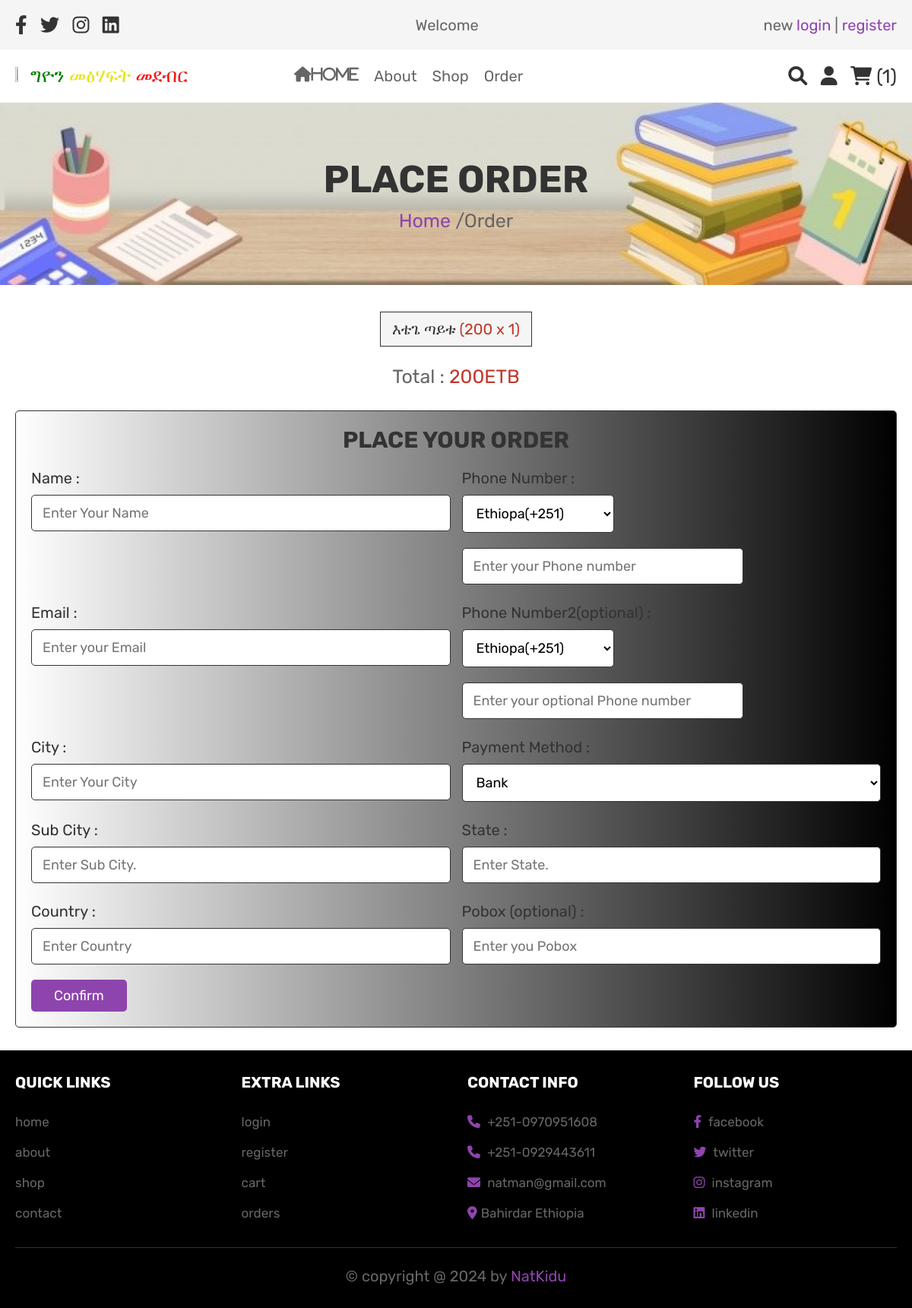
Screenshot of /checkout.php (signed in) with the database file from the repository.
### tables this page shows
CREATE TABLE `cart` (
  `id` int(100) NOT NULL,
  `user_id` int(100) NOT NULL,
  `name` varchar(100) NOT NULL,
  `price` int(100) NOT NULL,
  `quantity` int(100) NOT NULL,
  `image` varchar(100) NOT NULL
);

### checkout.php (the view, shortened to what this page needs)
<?php
include 'config.php';
$user_id = $_SESSION['user_id'];
?>
<!DOCTYPE html>
<html lang="en">
<head>
   <link rel="stylesheet" href="https://cdnjs.cloudflare.com/ajax/libs/font-awesome/6.0.0/css/all.min.css">
   <link rel="stylesheet" href="css/style.css">
</head>
<body>
<?php include 'header.php'; ?>
<div class="heading" style="background-image:url('images/backgro1.jpg')">
   <h3>Place Order</h3>
   <p> <a href="home.php">Home</a> /Order </p>
</div>
<section class="display-order">
   <?php
      $grand_total = 0;
      $select_cart = mysqli_query($conn, "SELECT * FROM `cart` WHERE user_id = '$user_id'") or die('query failed');
      if(mysqli_num_rows($select_cart) > 0){
         while($fetch_cart = mysqli_fetch_assoc($select_cart)){
            $total_price = ($fetch_cart['price'] * $fetch_cart['quantity']);
            $grand_total += $total_price;
   ?>
   <p> <?php echo $fetch_cart['name']; ?> <span>(<?php echo $fetch_cart['price'].''.' x '. $fetch_cart['quantity']; ?>)</span> </p>
   <?php
      }
   }else{
      echo '<p class="empty">your cart is empty</p>';
   }
   ?>
   <div class="grand-total"> Total : <span><?php echo $grand_total; ?>ETB</span> </div>
</section>
<section class="checkout">
   <form action="" method="post"  style="background: linear-gradient(to right, white, rgb(0,0,0));" >
      <h3>Place Your Order</h3>
      <div class="flex">
         <div class="inputBox">
            <span>Name :</span>
            <input type="text" name="name" required placeholder="Enter Your Name">
         </div>
         <div class="inputBox">
            <label><span>Phone Number :</span><br>
				  <select name="method"style="width:200px">
				    <option value="Ethiopian" >Ethiopa(+251)</option>
            <input type="number" name="number" required placeholder="Enter your Phone number" style="width:370px">
            </label>
         </div>
         <div class="inputBox">
            <span>Email :</span>
            <input type="email" name="email" required placeholder="Enter your Email ">
         </div>
         <div class="inputBox">
         <label><span>Phone Number2(optional) :</span><br>
				  <select name="method"style="width:200px">
              <option value="Ethiopian" >Ethiopa(+251)</option>
            <input type="number" name="number" required placeholder="Enter your optional Phone number" style="width:370px">
            </label>
         </div>
         <div class="inputBox">
            <span>City :</span>
            <input type="text" name="city" required placeholder="Enter Your City">
         </div>
         <div class="inputBox">
            <span>Payment Method :</span>
            <select name="method">
               <option value="Bank">Bank</option>
            </select>
         </div>
         <div class="inputBox">
            <span>Sub City :</span>
            <input type="Text" min="0" name="flat" required placeholder="Enter Sub City.">
</div>
         <div class="inputBox">
            <span>State :</span>
            <input type="text" name="state" required placeholder="Enter State.">
         </div>
         <div class="inputBox">
            <span>Country :</span>
            <input type="text" name="country" required placeholder="Enter Country">
         </div>
         <div class="inputBox">
            <span>Pobox (optional) :</span>
            <input type="number" min="0" name="pin_code"  placeholder="Enter you Pobox">
         </div>
      </div>
      <input type="submit" value="confirm" class="btn" name="order_btn" onclick="window.alert('You Will receive a text message  for  payment issue in 10 minutes please contact us if any problem happens');">
   </form>
</section>
<?php include 'footer.php'; ?>
</body>
</html>

### css/style.css (style rules this page uses)
:root { --purple:#8e44ad; --red:#c0392b; --orange:#f39c12; --black:#333; --white:#fff; --light-color:#666; --light-white:#ccc; --light-bg:#f5f5f5; --border:.1rem solid var(--black); --box-shadow:0 .5rem 1rem rgba(0,0,0,.1); }
* { font-family: 'Rubik', sans-serif; margin:0; padding:0; box-sizing: border-box; outline: none; border:none; text-decoration: none; transition:all .2s linear; }
html { font-size: 62.5%; overflow-x: hidden; }
section { padding:3rem 2rem; }
.btn, .option-btn, .delete-btn, .white-btn { display: inline-block; margin-top: 1rem; padding:1rem 3rem; cursor: pointer; color:var(--white); font-size: 1.8rem; border-radius: .5rem; text-transform: capitalize; }
.white-btn, .btn { background-color: var(--purple); }
.heading { min-height: 30vh; display: flex; flex-flow: column; align-items: center; justify-content: center; gap:1rem; background: url(../images/heading-bg.webp) no-repeat; background-size: cover; background-position: center; text-align: center; }
.heading h3 { font-size: 5rem; color:var(--black); text-transform: uppercase; }
.heading p { font-size: 2.5rem; color:var(--light-color); }
.heading p a { color:var(--purple); }
.display-order { max-width: 1200px; margin: 0 auto; text-align: center; padding-bottom: 0; }
.display-order p { background-color: var(--light-bg); color:var(--black); font-size: 2rem; padding:1rem 1.5rem; border:var(--border); display: inline-block; margin:.5rem; }
.display-order p span { color:var(--red); }
.display-order .grand-total { margin-top: 2rem; font-size: 2.5rem; color:var(--light-color); }
.display-order .grand-total span { color:var(--red); }
.checkout form { max-width: 1200px; padding:2rem; margin:0 auto; border:var(--border); background-color: var(--light-bg); border-radius: .5rem; }
.checkout form h3 { text-align: center; margin-bottom: 2rem; color:var(--black); text-transform: uppercase; font-size: 3rem; }
.checkout form .flex { display: flex; flex-wrap: wrap; gap:1.5rem; }
.checkout form .flex .inputBox { flex:1 1 40rem; }
.checkout form .flex span { font-size: 2rem; color:var(--black); }
.checkout form .flex select, .checkout form .flex input { border:var(--border); width: 100%; border-radius: .5rem; width: 100%; background-color: var(--white); padding:1.2rem 1.4rem; font-size: 1.8rem; margin:1rem 0; }

### rows the page displays
cart: name "እቴጌ ጣይቱ", price "200", quantity "1"

### other values shown
$cart_rows_number "1"
$grand_total "200"
